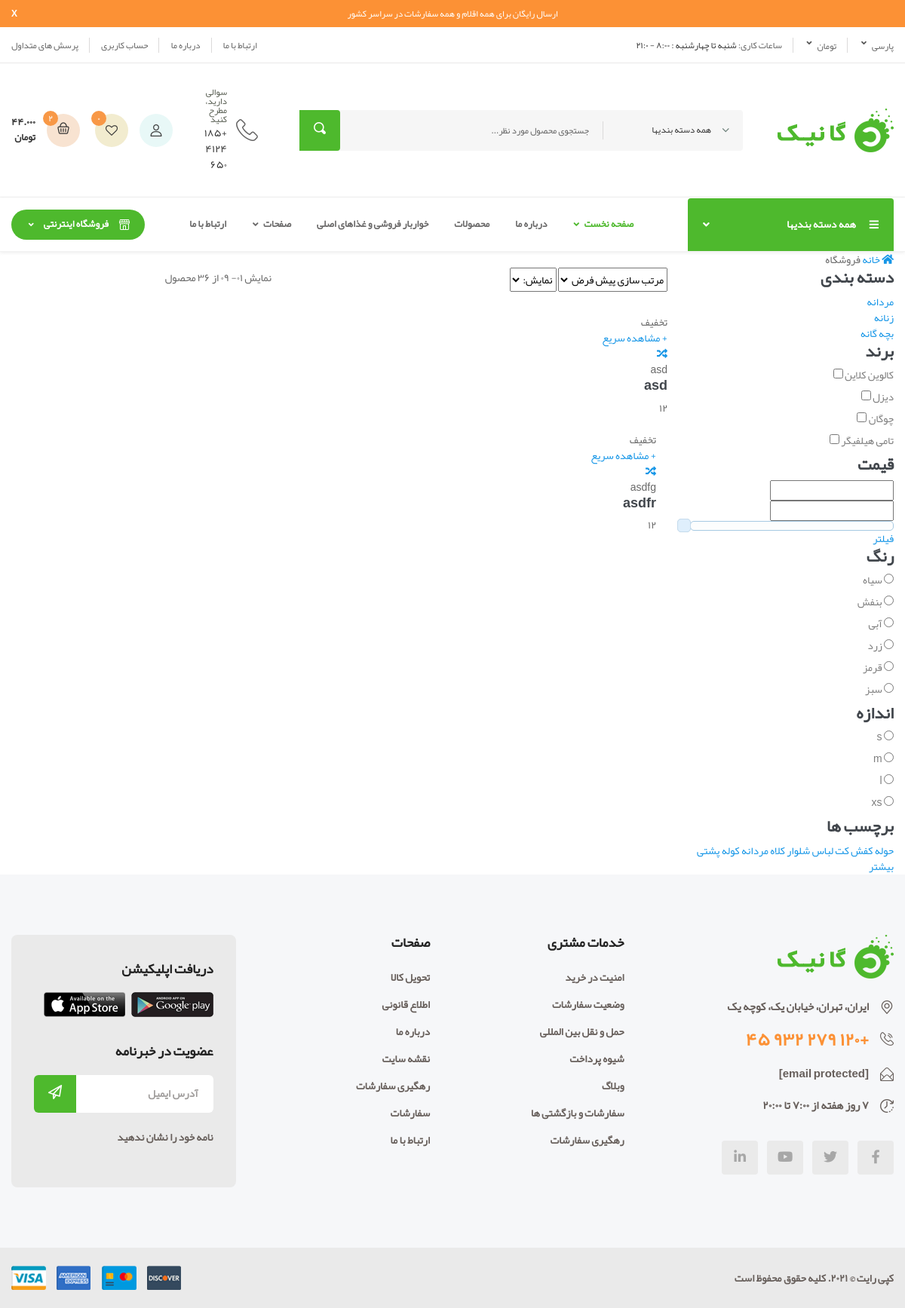
The page /store/list/ on the database as committed earlier.
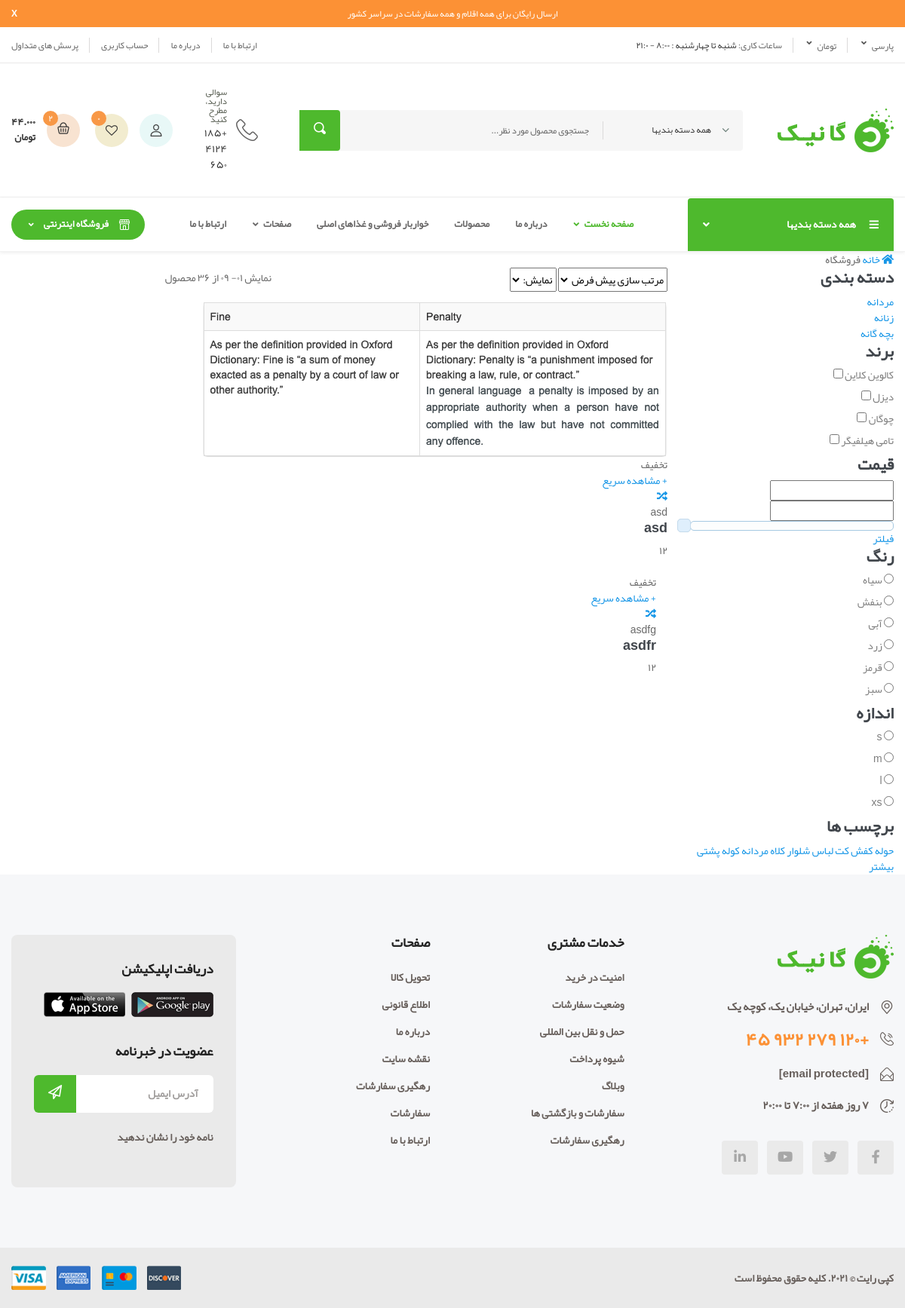
The same page on the database as committed later.
### store/models.py (models this page shows)
class Product(models.Model):
    name = models.CharField(max_length=300)
    brand = models.CharField(max_length=300,null=True)
    price = models.IntegerField(null=True)
    main_category = models.CharField(max_length=200,null=True)
    main_text = models.TextField(null=True)
    category_1 = models.CharField(max_length=200,null=True)
    category_1_answer = models.CharField(max_length=200,null=True)
    category_2 = models.CharField(max_length=200,null=True)
    category_2_answer = models.CharField(max_length=200,null=True)
    category_3 = models.CharField(max_length=200,null=True)
    category_3_answer = models.CharField(max_length=200,null=True)
    category_4 = models.CharField(max_length=200,null=True)
    category_4_answer = models.CharField(max_length=200,null=True)
    category_5 = models.CharField(max_length=200,null=True)
    category_5_answer = models.CharField(max_length=200,null=True)
    color = models.CharField(max_length=300,null=True)
    main_image = models.ImageField(null=True)
    image2 = models.ImageField(null=True)
    image3 = models.ImageField(null=True)
    image4 = models.ImageField(null=True)
    image5 = models.ImageField(null=True)
    code = models.CharField(max_length=6,unique=True,null=True)

### store/views.py (the view)
# urls.py: path('store/list/', StoreProductListView.as_view(), name='product-list'),
class StoreProductListView(ListView):
    model = Product
    template_name = 'store_products_lists.html'
    paginate = 200
    def get_context_data(self, **kwargs):
        context = super().get_context_data(**kwargs)
        context['now'] = timezone.now()
        return context

### templates/store_products_lists.html (shortened to what this page needs)
{% extends "base.html" %}
{% block content %}
  <div class="breacrumb-section">
      <div class="container">
          <div class="row">
              <div class="col-lg-12">
                  <div class="breadcrumb-text">
                      <a href="#"><i class="fa fa-home"></i> خانه</a>
                      <span>فروشگاه</span>
                  </div>
              </div>
          </div>
      </div>
  </div>
  <section class="product-shop spad">
      <div class="container">
          <div class="row">
              <div class="col-lg-3 col-md-6 col-sm-8 order-2 order-lg-1 produts-sidebar-filter">
                  <div class="filter-widget">
                      <h4 class="fw-title">دسته بندی</h4>
                      <ul class="filter-catagories">
                          <li><a href="#">مردانه</a></li>
                          <li><a href="#">زنانه</a></li>
                          <li><a href="#">بچه گانه</a></li>
                      </ul>
                  </div>
                  <div class="filter-widget">
                      <h4 class="fw-title">برند</h4>
                      <div class="fw-brand-check">
                          <div class="bc-item">
                              <label for="bc-calvin">
                                  کالوین کلاین
                                  <input type="checkbox" id="bc-calvin">
                              </label>
                          </div>
                          <div class="bc-item">
                              <label for="bc-diesel">
                                  دیزل
                                  <input type="checkbox" id="bc-diesel">
                              </label>
                          </div>
                          <div class="bc-item">
                              <label for="bc-polo">
                                  چوگان
                                  <input type="checkbox" id="bc-polo">
                              </label>
                          </div>
                          <div class="bc-item">
                              <label for="bc-tommy">
                                  تامی هیلفیگر
                                  <input type="checkbox" id="bc-tommy">
                              </label>
                          </div>
                      </div>
                  </div>
                  <div class="filter-widget">
                      <h4 class="fw-title">قیمت</h4>
                      <div class="filter-range-wrap">
                          <div class="range-slider">
                              <div class="price-input">
                                  <input type="text" id="minamount">
                                  <input type="text" id="maxamount">
                              </div>
                          </div>
                          <div class="price-range ui-slider ui-corner-all ui-slider-horizontal ui-widget ui-widget-content" data-min="1000" data-max="98000">
                              <span tabindex="0" class="ui-slider-handle ui-corner-all ui-state-default"></span>
                          </div>
                      </div>
                      <a href="#" class="filter-btn">فیلتر</a>
                  </div>
                  <div class="filter-widget">
                      <h4 class="fw-title">رنگ</h4>
                      <div class="fw-color-choose">
                          <div class="cs-item">
                              <input type="radio" id="cs-black">
                              <label class="cs-black" for="cs-black">سیاه</label>
                          </div>
                          <div class="cs-item">
                              <input type="radio" id="cs-violet">
                              <label class="cs-violet" for="cs-violet">بنفش</label>
                          </div>
                          <div class="cs-item">
                              <input type="radio" id="cs-blue">
                              <label class="cs-blue" for="cs-blue">آبی</label>
                          </div>
                          <div class="cs-item">
                              <input type="radio" id="cs-yellow">
                              <label class="cs-yellow" for="cs-yellow">زرد</label>
                          </div>
                          <div class="cs-item">
                              <input type="radio" id="cs-red">
                              <label class="cs-red" for="cs-red">قرمز</label>
                          </div>
                          <div class="cs-item">
                              <input type="radio" id="cs-green">
                              <label class="cs-green" for="cs-green">سبز</label>
                          </div>
                      </div>
                  </div>
                  <div class="filter-widget">
                      <h4 class="fw-title">اندازه</h4>
                      <div class="fw-size-choose">
                          <div class="sc-item">
                              <input type="radio" id="s-size">
                              <label for="s-size">s</label>
                          </div>
                          <div class="sc-item">
                              <input type="radio" id="m-size">
                              <label for="m-size">m</label>
                          </div>
                          <div class="sc-item">
                              <input type="radio" id="l-size">
                              <label for="l-size">l</label>
                          </div>
                          <div class="sc-item">
                              <input type="radio" id="xs-size">
                              <label for="xs-size">xs</label>
                          </div>
                      </div>
                  </div>
                  <div class="filter-widget">
                      <h4 class="fw-title">برچسب ها</h4>
                      <div class="fw-tags">
                          <a href="#">حوله</a>
                          <a href="#">کفش</a>
                          <a href="#">کت</a>
                          <a href="#">لباس</a>
                          <a href="#">شلوار</a>
                          <a href="#">کلاه مردانه</a>
                          <a href="#">کوله پشتی</a>
                      </div>
                  </div>
              </div>
              <div class="col-lg-9 order-1 order-lg-2">
                  <div class="product-show-option">
                      <div class="row">
                          <div class="col-lg-7 col-md-7">
                              <div class="select-option">
                                  <select class="sorting">
                                      <option value="">مرتب سازی پیش فرض</option>
                                  </select>
                                  <select class="p-show">
                                      <option value="">نمایش:</option>
                                  </select>
                              </div>
                          </div>
                          <div class="col-lg-5 col-md-5 text-right">
                              <p>نمایش 01- 09 از 36 محصول</p>
                          </div>
                      </div>
                  </div>
                  <div class="product-list">
                      <div class="row">
                          {% for object in object_list %}
                          <div class="col-lg-4 col-sm-6">
                              <div class="product-item">
                                  <div class="pi-pic">
                                      <img src="{{ object.main_image }}" alt="">
                                      <div class="sale pp-sale">تخفیف</div>
                                      <ul>
                                          <li class="quick-view"><a href="{% url 'store:product-exact-detail' pk=object.pk %}">+ مشاهده سریع</a></li>
                                          <li class="w-icon"><a href="#"><i class="fa fa-random"></i></a></li>
                                      </ul>
                                  </div>
                                  <div class="pi-text">
                                      <div class="catagory-name">{{ object.main_category }}</div>
                                      <a href="#">
                                          <h5>{{ object.name }}</h5>
                                      </a>
                                      <div class="product-price">
                                          <span>{{ object.price }}</span>
                                      </div>
                                  </div>
                              </div>
                          </div>
                      </div>
                  </div>
                  {% empty %}
                  <h1> no items </h1>
                  {% endfor %}
                  <div class="loading-more">
                      <a href="#">
                         بیشتر
                      </a>
                  </div>
              </div>
  </section>
{% endblock %}

Rows that differ between the two databases and show on the page:
changed Product "asd": main_image: picture added
